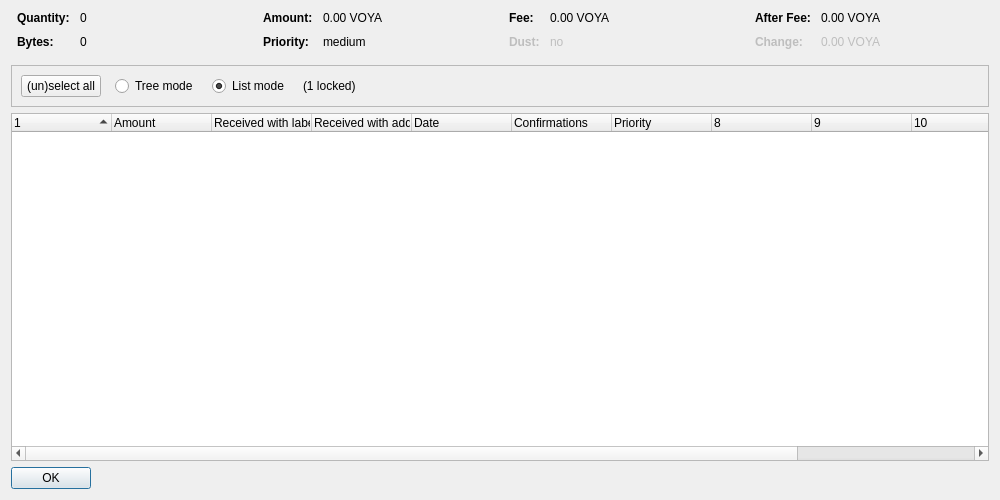
<?xml version="1.0" encoding="UTF-8"?>
<ui version="4.0">
 <class>CoinControlDialog</class>
 <widget class="QDialog" name="CoinControlDialog">
  <property name="geometry">
   <rect>
    <x>0</x>
    <y>0</y>
    <width>1000</width>
    <height>500</height>
   </rect>
  </property>
  <property name="windowTitle">
   <string>Coin Selection</string>
  </property>
  <layout class="QVBoxLayout" name="verticalLayout">
   <item>
    <layout class="QHBoxLayout" name="horizontalLayoutTop" stretch="0,0,0,0">
     <property name="topMargin">
      <number>0</number>
     </property>
     <property name="bottomMargin">
      <number>10</number>
     </property>
     <item>
      <layout class="QFormLayout" name="formLayoutCoinControl1">
       <property name="horizontalSpacing">
        <number>10</number>
       </property>
       <property name="verticalSpacing">
        <number>10</number>
       </property>
       <property name="leftMargin">
        <number>6</number>
       </property>
       <property name="rightMargin">
        <number>6</number>
       </property>
       <item row="0" column="0">
        <widget class="QLabel" name="labelCoinControlQuantityText">
         <property name="font">
          <font>
           <weight>75</weight>
           <bold>true</bold>
          </font>
         </property>
         <property name="text">
          <string>Quantity:</string>
         </property>
        </widget>
       </item>
       <item row="0" column="1">
        <widget class="QLabel" name="labelCoinControlQuantity">
         <property name="cursor">
          <cursorShape>IBeamCursor</cursorShape>
         </property>
         <property name="contextMenuPolicy">
          <enum>Qt::ActionsContextMenu</enum>
         </property>
         <property name="text">
          <string notr="true">0</string>
         </property>
         <property name="textInteractionFlags">
          <set>Qt::LinksAccessibleByMouse|Qt::TextSelectableByKeyboard|Qt::TextSelectableByMouse</set>
         </property>
        </widget>
       </item>
       <item row="1" column="0">
        <widget class="QLabel" name="labelCoinControlBytesText">
         <property name="font">
          <font>
           <weight>75</weight>
           <bold>true</bold>
          </font>
         </property>
         <property name="text">
          <string>Bytes:</string>
         </property>
        </widget>
       </item>
       <item row="1" column="1">
        <widget class="QLabel" name="labelCoinControlBytes">
         <property name="cursor">
          <cursorShape>IBeamCursor</cursorShape>
         </property>
         <property name="contextMenuPolicy">
          <enum>Qt::ActionsContextMenu</enum>
         </property>
         <property name="text">
          <string notr="true">0</string>
         </property>
         <property name="textInteractionFlags">
          <set>Qt::LinksAccessibleByMouse|Qt::TextSelectableByKeyboard|Qt::TextSelectableByMouse</set>
         </property>
        </widget>
       </item>
      </layout>
     </item>
     <item>
      <layout class="QFormLayout" name="formLayoutCoinControl2">
       <property name="horizontalSpacing">
        <number>10</number>
       </property>
       <property name="verticalSpacing">
        <number>10</number>
       </property>
       <property name="leftMargin">
        <number>6</number>
       </property>
       <property name="rightMargin">
        <number>6</number>
       </property>
       <item row="0" column="0">
        <widget class="QLabel" name="labelCoinControlAmountText">
         <property name="font">
          <font>
           <weight>75</weight>
           <bold>true</bold>
          </font>
         </property>
         <property name="text">
          <string>Amount:</string>
         </property>
        </widget>
       </item>
       <item row="0" column="1">
        <widget class="QLabel" name="labelCoinControlAmount">
         <property name="cursor">
          <cursorShape>IBeamCursor</cursorShape>
         </property>
         <property name="contextMenuPolicy">
          <enum>Qt::ActionsContextMenu</enum>
         </property>
         <property name="text">
          <string notr="true">0.00 VOYA</string>
         </property>
         <property name="textInteractionFlags">
          <set>Qt::LinksAccessibleByMouse|Qt::TextSelectableByKeyboard|Qt::TextSelectableByMouse</set>
         </property>
        </widget>
       </item>
       <item row="1" column="0">
        <widget class="QLabel" name="labelCoinControlPriorityText">
         <property name="font">
          <font>
           <weight>75</weight>
           <bold>true</bold>
          </font>
         </property>
         <property name="text">
          <string>Priority:</string>
         </property>
        </widget>
       </item>
       <item row="1" column="1">
        <widget class="QLabel" name="labelCoinControlPriority">
         <property name="cursor">
          <cursorShape>IBeamCursor</cursorShape>
         </property>
         <property name="contextMenuPolicy">
          <enum>Qt::ActionsContextMenu</enum>
         </property>
         <property name="text">
          <string notr="true">medium</string>
         </property>
         <property name="textInteractionFlags">
          <set>Qt::LinksAccessibleByMouse|Qt::TextSelectableByKeyboard|Qt::TextSelectableByMouse</set>
         </property>
        </widget>
       </item>
      </layout>
     </item>
     <item>
      <layout class="QFormLayout" name="formLayoutCoinControl3">
       <property name="horizontalSpacing">
        <number>10</number>
       </property>
       <property name="verticalSpacing">
        <number>10</number>
       </property>
       <property name="leftMargin">
        <number>6</number>
       </property>
       <property name="rightMargin">
        <number>6</number>
       </property>
       <item row="0" column="0">
        <widget class="QLabel" name="labelCoinControlFeeText">
         <property name="font">
          <font>
           <weight>75</weight>
           <bold>true</bold>
          </font>
         </property>
         <property name="text">
          <string>Fee:</string>
         </property>
        </widget>
       </item>
       <item row="0" column="1">
        <widget class="QLabel" name="labelCoinControlFee">
         <property name="cursor">
          <cursorShape>IBeamCursor</cursorShape>
         </property>
         <property name="contextMenuPolicy">
          <enum>Qt::ActionsContextMenu</enum>
         </property>
         <property name="text">
          <string notr="true">0.00 VOYA</string>
         </property>
         <property name="textInteractionFlags">
          <set>Qt::LinksAccessibleByMouse|Qt::TextSelectableByKeyboard|Qt::TextSelectableByMouse</set>
         </property>
        </widget>
       </item>
       <item row="1" column="0">
        <widget class="QLabel" name="labelCoinControlLowOutputText">
         <property name="enabled">
          <bool>false</bool>
         </property>
         <property name="font">
          <font>
           <weight>75</weight>
           <bold>true</bold>
          </font>
         </property>
         <property name="text">
          <string>Dust:</string>
         </property>
        </widget>
       </item>
       <item row="1" column="1">
        <widget class="QLabel" name="labelCoinControlLowOutput">
         <property name="enabled">
          <bool>false</bool>
         </property>
         <property name="cursor">
          <cursorShape>IBeamCursor</cursorShape>
         </property>
         <property name="contextMenuPolicy">
          <enum>Qt::ActionsContextMenu</enum>
         </property>
         <property name="text">
          <string notr="true">no</string>
         </property>
         <property name="textInteractionFlags">
          <set>Qt::LinksAccessibleByMouse|Qt::TextSelectableByKeyboard|Qt::TextSelectableByMouse</set>
         </property>
        </widget>
       </item>
      </layout>
     </item>
     <item>
      <layout class="QFormLayout" name="formLayoutCoinControl4">
       <property name="horizontalSpacing">
        <number>10</number>
       </property>
       <property name="verticalSpacing">
        <number>10</number>
       </property>
       <property name="leftMargin">
        <number>6</number>
       </property>
       <property name="rightMargin">
        <number>6</number>
       </property>
       <item row="0" column="0">
        <widget class="QLabel" name="labelCoinControlAfterFeeText">
         <property name="font">
          <font>
           <weight>75</weight>
           <bold>true</bold>
          </font>
         </property>
         <property name="text">
          <string>After Fee:</string>
         </property>
        </widget>
       </item>
       <item row="0" column="1">
        <widget class="QLabel" name="labelCoinControlAfterFee">
         <property name="cursor">
          <cursorShape>IBeamCursor</cursorShape>
         </property>
         <property name="contextMenuPolicy">
          <enum>Qt::ActionsContextMenu</enum>
         </property>
         <property name="text">
          <string notr="true">0.00 VOYA</string>
         </property>
         <property name="textInteractionFlags">
          <set>Qt::LinksAccessibleByMouse|Qt::TextSelectableByKeyboard|Qt::TextSelectableByMouse</set>
         </property>
        </widget>
       </item>
       <item row="1" column="0">
        <widget class="QLabel" name="labelCoinControlChangeText">
         <property name="enabled">
          <bool>false</bool>
         </property>
         <property name="font">
          <font>
           <weight>75</weight>
           <bold>true</bold>
          </font>
         </property>
         <property name="text">
          <string>Change:</string>
         </property>
        </widget>
       </item>
       <item row="1" column="1">
        <widget class="QLabel" name="labelCoinControlChange">
         <property name="enabled">
          <bool>false</bool>
         </property>
         <property name="cursor">
          <cursorShape>IBeamCursor</cursorShape>
         </property>
         <property name="contextMenuPolicy">
          <enum>Qt::ActionsContextMenu</enum>
         </property>
         <property name="text">
          <string notr="true">0.00 VOYA</string>
         </property>
         <property name="textInteractionFlags">
          <set>Qt::LinksAccessibleByMouse|Qt::TextSelectableByKeyboard|Qt::TextSelectableByMouse</set>
         </property>
        </widget>
       </item>
      </layout>
     </item>
    </layout>
   </item>
   <item>
    <widget class="QFrame" name="frame">
     <property name="minimumSize">
      <size>
       <width>0</width>
       <height>40</height>
      </size>
     </property>
     <property name="frameShape">
      <enum>QFrame::StyledPanel</enum>
     </property>
     <property name="frameShadow">
      <enum>QFrame::Sunken</enum>
     </property>
     <layout class="QHBoxLayout" name="horizontalLayout">
      <item>
       <layout class="QHBoxLayout" name="horizontalLayoutPanel" stretch="0,0,0,0,0">
        <property name="spacing">
         <number>14</number>
        </property>
        <item>
         <widget class="QPushButton" name="pushButtonSelectAll">
          <property name="sizePolicy">
           <sizepolicy hsizetype="Maximum" vsizetype="Fixed">
            <horstretch>0</horstretch>
            <verstretch>0</verstretch>
           </sizepolicy>
          </property>
          <property name="text">
           <string>(un)select all</string>
          </property>
          <property name="autoDefault">
           <bool>false</bool>
          </property>
         </widget>
        </item>
        <item>
         <widget class="QRadioButton" name="radioTreeMode">
          <property name="sizePolicy">
           <sizepolicy hsizetype="Maximum" vsizetype="Fixed">
            <horstretch>0</horstretch>
            <verstretch>0</verstretch>
           </sizepolicy>
          </property>
          <property name="text">
           <string>Tree mode</string>
          </property>
         </widget>
        </item>
        <item>
         <widget class="QRadioButton" name="radioListMode">
          <property name="sizePolicy">
           <sizepolicy hsizetype="Maximum" vsizetype="Fixed">
            <horstretch>0</horstretch>
            <verstretch>0</verstretch>
           </sizepolicy>
          </property>
          <property name="text">
           <string>List mode</string>
          </property>
          <property name="checked">
           <bool>true</bool>
          </property>
         </widget>
        </item>
        <item>
         <widget class="QLabel" name="labelLocked">
          <property name="text">
           <string notr="true">(1 locked)</string>
          </property>
         </widget>
        </item>
        <item>
         <spacer name="horizontalSpacer">
          <property name="orientation">
           <enum>Qt::Horizontal</enum>
          </property>
          <property name="sizeHint" stdset="0">
           <size>
            <width>40</width>
            <height>20</height>
           </size>
          </property>
         </spacer>
        </item>
       </layout>
      </item>
     </layout>
    </widget>
   </item>
   <item>
    <widget class="CoinControlTreeWidget" name="treeWidget">
     <property name="contextMenuPolicy">
      <enum>Qt::CustomContextMenu</enum>
     </property>
     <property name="sortingEnabled">
      <bool>false</bool>
     </property>
     <property name="columnCount">
      <number>12</number>
     </property>
     <attribute name="headerShowSortIndicator" stdset="0">
      <bool>true</bool>
     </attribute>
     <attribute name="headerStretchLastSection">
      <bool>false</bool>
     </attribute>
     <column>
      <property name="text">
       <string/>
      </property>
     </column>
     <column>
      <property name="text">
       <string>Amount</string>
      </property>
     </column>
     <column>
      <property name="text">
       <string>Received with label</string>
      </property>
     </column>
     <column>
      <property name="text">
       <string>Received with address</string>
      </property>
     </column>
     <column>
      <property name="text">
       <string>Date</string>
      </property>
     </column>
     <column>
      <property name="text">
       <string>Confirmations</string>
      </property>
      <property name="toolTip">
       <string>Confirmed</string>
      </property>
     </column>
     <column>
      <property name="text">
       <string>Priority</string>
      </property>
     </column>
     <column>
      <property name="text">
       <string/>
      </property>
     </column>
     <column>
      <property name="text">
       <string/>
      </property>
     </column>
     <column>
      <property name="text">
       <string/>
      </property>
     </column>
     <column>
      <property name="text">
       <string/>
      </property>
     </column>
     <column>
      <property name="text">
       <string/>
      </property>
     </column>
    </widget>
   </item>
   <item>
    <widget class="QDialogButtonBox" name="buttonBox">
     <property name="sizePolicy">
      <sizepolicy hsizetype="Maximum" vsizetype="Fixed">
       <horstretch>0</horstretch>
       <verstretch>0</verstretch>
      </sizepolicy>
     </property>
     <property name="orientation">
      <enum>Qt::Horizontal</enum>
     </property>
     <property name="standardButtons">
      <set>QDialogButtonBox::Ok</set>
     </property>
    </widget>
   </item>
  </layout>
 </widget>
 <customwidgets>
  <customwidget>
   <class>CoinControlTreeWidget</class>
   <extends>QTreeWidget</extends>
   <header>coincontroltreewidget.h</header>
  </customwidget>
 </customwidgets>
 <resources/>
 <connections/>
</ui>
